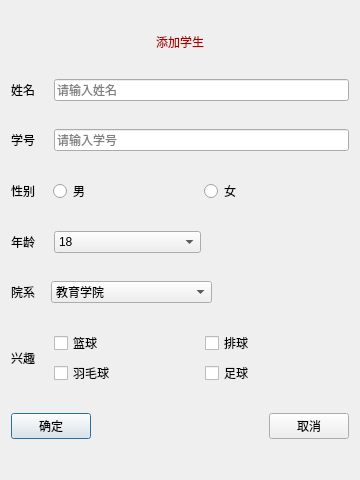
<?xml version="1.0" encoding="UTF-8"?>
<ui version="4.0">
 <class>Dialog</class>
 <widget class="QDialog" name="Dialog">
  <property name="geometry">
   <rect>
    <x>0</x>
    <y>0</y>
    <width>360</width>
    <height>480</height>
   </rect>
  </property>
  <property name="windowTitle">
   <string>添加学生</string>
  </property>
  <layout class="QVBoxLayout" name="verticalLayout">
   <item>
    <widget class="QLabel" name="label_6">
     <property name="sizePolicy">
      <sizepolicy hsizetype="Preferred" vsizetype="Fixed">
       <horstretch>0</horstretch>
       <verstretch>0</verstretch>
      </sizepolicy>
     </property>
     <property name="acceptDrops">
      <bool>false</bool>
     </property>
     <property name="layoutDirection">
      <enum>Qt::LeftToRight</enum>
     </property>
     <property name="styleSheet">
      <string notr="true">font: 28pt &quot;Arial&quot;;
color: rgb(170, 0, 0);</string>
     </property>
     <property name="text">
      <string>添加学生</string>
     </property>
     <property name="alignment">
      <set>Qt::AlignCenter</set>
     </property>
    </widget>
   </item>
   <item>
    <layout class="QHBoxLayout" name="horizontalLayout_13" stretch="1,8">
     <item>
      <widget class="QLabel" name="label_12">
       <property name="text">
        <string>姓名</string>
       </property>
      </widget>
     </item>
     <item>
      <widget class="QLineEdit" name="le_name">
       <property name="placeholderText">
        <string>请输入姓名</string>
       </property>
      </widget>
     </item>
    </layout>
   </item>
   <item>
    <layout class="QHBoxLayout" name="horizontalLayout" stretch="1,8">
     <item>
      <widget class="QLabel" name="label">
       <property name="text">
        <string>学号</string>
       </property>
      </widget>
     </item>
     <item>
      <widget class="QLineEdit" name="le_id">
       <property name="placeholderText">
        <string>请输入学号</string>
       </property>
      </widget>
     </item>
    </layout>
   </item>
   <item>
    <layout class="QHBoxLayout" name="horizontalLayout_2" stretch="1,4,4">
     <item>
      <widget class="QLabel" name="label_2">
       <property name="text">
        <string>性别</string>
       </property>
      </widget>
     </item>
     <item>
      <widget class="QRadioButton" name="rbtn_male">
       <property name="text">
        <string>男</string>
       </property>
       <property name="autoExclusive">
        <bool>true</bool>
       </property>
      </widget>
     </item>
     <item>
      <widget class="QRadioButton" name="rbtn_fmale">
       <property name="text">
        <string>女</string>
       </property>
       <property name="autoExclusive">
        <bool>true</bool>
       </property>
      </widget>
     </item>
    </layout>
   </item>
   <item>
    <layout class="QHBoxLayout" name="horizontalLayout_3" stretch="1,4,4">
     <item>
      <widget class="QLabel" name="label_3">
       <property name="text">
        <string>年龄</string>
       </property>
      </widget>
     </item>
     <item>
      <widget class="QComboBox" name="cbb_age">
       <item>
        <property name="text">
         <string>18</string>
        </property>
       </item>
       <item>
        <property name="text">
         <string>19</string>
        </property>
       </item>
       <item>
        <property name="text">
         <string>20</string>
        </property>
       </item>
       <item>
        <property name="text">
         <string>21</string>
        </property>
       </item>
       <item>
        <property name="text">
         <string>22</string>
        </property>
       </item>
      </widget>
     </item>
     <item>
      <spacer name="horizontalSpacer_2">
       <property name="orientation">
        <enum>Qt::Horizontal</enum>
       </property>
       <property name="sizeHint" stdset="0">
        <size>
         <width>40</width>
         <height>20</height>
        </size>
       </property>
      </spacer>
     </item>
    </layout>
   </item>
   <item>
    <layout class="QHBoxLayout" name="horizontalLayout_4" stretch="1,4,4">
     <item>
      <widget class="QLabel" name="label_4">
       <property name="text">
        <string>院系</string>
       </property>
      </widget>
     </item>
     <item>
      <widget class="QComboBox" name="cbb_yx">
       <item>
        <property name="text">
         <string>教育学院</string>
        </property>
       </item>
       <item>
        <property name="text">
         <string>电子信息与电气工程学院</string>
        </property>
       </item>
       <item>
        <property name="text">
         <string>数学与大数据学院</string>
        </property>
       </item>
       <item>
        <property name="text">
         <string>音乐学院</string>
        </property>
       </item>
      </widget>
     </item>
     <item>
      <spacer name="horizontalSpacer_3">
       <property name="orientation">
        <enum>Qt::Horizontal</enum>
       </property>
       <property name="sizeHint" stdset="0">
        <size>
         <width>40</width>
         <height>20</height>
        </size>
       </property>
      </spacer>
     </item>
    </layout>
   </item>
   <item>
    <layout class="QHBoxLayout" name="horizontalLayout_5" stretch="1,8">
     <item>
      <widget class="QLabel" name="label_5">
       <property name="text">
        <string>兴趣</string>
       </property>
      </widget>
     </item>
     <item>
      <layout class="QGridLayout" name="gridLayout">
       <item row="0" column="0">
        <widget class="QCheckBox" name="cb_basket">
         <property name="text">
          <string>篮球</string>
         </property>
        </widget>
       </item>
       <item row="0" column="1">
        <widget class="QCheckBox" name="cb_volleyball">
         <property name="text">
          <string>排球</string>
         </property>
        </widget>
       </item>
       <item row="1" column="0">
        <widget class="QCheckBox" name="cb_shutt">
         <property name="text">
          <string>羽毛球</string>
         </property>
        </widget>
       </item>
       <item row="1" column="1">
        <widget class="QCheckBox" name="cb_soccer">
         <property name="text">
          <string>足球</string>
         </property>
        </widget>
       </item>
      </layout>
     </item>
    </layout>
   </item>
   <item>
    <layout class="QHBoxLayout" name="horizontalLayout_6">
     <item>
      <widget class="QPushButton" name="btn_ok">
       <property name="text">
        <string>确定</string>
       </property>
      </widget>
     </item>
     <item>
      <spacer name="horizontalSpacer">
       <property name="orientation">
        <enum>Qt::Horizontal</enum>
       </property>
       <property name="sizeHint" stdset="0">
        <size>
         <width>40</width>
         <height>20</height>
        </size>
       </property>
      </spacer>
     </item>
     <item>
      <widget class="QPushButton" name="btn_cancle">
       <property name="text">
        <string>取消</string>
       </property>
      </widget>
     </item>
    </layout>
   </item>
  </layout>
 </widget>
 <layoutdefault spacing="6" margin="11"/>
 <resources/>
 <connections/>
</ui>
